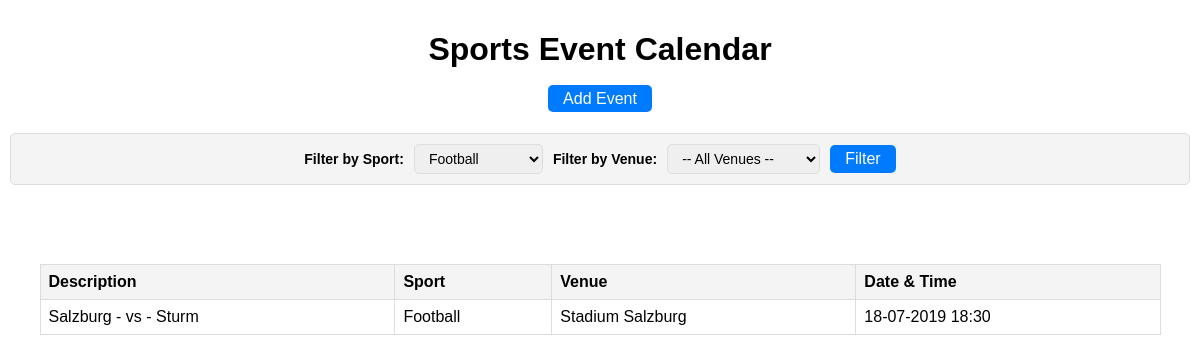
/index.php?sport=Football, run on the app's committed database.
### tables this page shows
CREATE TABLE `Events` (
  `id` int(11) NOT NULL,
  `sport_id` int(11) NOT NULL,
  `description` text DEFAULT NULL,
  `venue_id` int(11) DEFAULT NULL,
  `date_time` datetime NOT NULL
);

CREATE TABLE `Sports` (
  `id` int(11) NOT NULL,
  `name` varchar(255) NOT NULL
);

CREATE TABLE `Venues` (
  `id` int(11) NOT NULL,
  `name` varchar(255) NOT NULL,
  `address` varchar(255) DEFAULT NULL
);

### functions.php (called while the page is built, shortened)
<?php
function getAllSports($pdo)
{
    $query = "SELECT id, name FROM Sports ORDER BY name ASC";
    $stmt = $pdo->query($query);
    return $stmt->fetchAll(PDO::FETCH_ASSOC);
}

### index.php (the view, shortened to what this page needs)
<?php
require 'functions.php';
$sports = getAllSports($pdo);
$sport_name = isset($_GET['sport']) ? $_GET['sport'] : '';
$venue_id = isset($_GET['venue']) ? $_GET['venue'] : '';
$events = getFilteredEvents($pdo, $sport_name, $venue_id);
function getFilteredEvents($pdo, $sport_name, $venue_id)
{
    $query = "
    SELECT
        e.id AS event_id,
        e.description,
        e.date_time,
        s.name AS sport_name,
        v.name AS venue_name
    FROM Events e
    JOIN Sports s ON e.sport_id = s.id
    LEFT JOIN Venues v ON e.venue_id = v.id
    WHERE (:sport_name = '' OR s.name = :sport_name)
    AND (:venue_id = '' OR v.id = :venue_id)
    ORDER BY e.date_time ASC";
    $stmt = $pdo->prepare($query);
    $stmt->execute([
        ':sport_name' => $sport_name,
        ':venue_id' => $venue_id,
    ]);
    return $stmt->fetchAll(PDO::FETCH_ASSOC);
}
?>
<!DOCTYPE html>
<html lang="en">
<head>
</head>
<body>
    <h1>Sports Event Calendar</h1>
    <nav>
        <a href="add_event.php">Add Event</a>
    </nav>
    <form method="GET" action="index.php">
        <label for="sport">Filter by Sport:</label>
        <select id="sport" name="sport">
            <?php foreach ($sports as $sport): ?>
                <option value="<?= htmlspecialchars($sport['name']) ?>" <?= $sport['name'] === $sport_name ? 'selected' : '' ?>>
                    <?= htmlspecialchars($sport['name']) ?>
                </option>
            <?php endforeach; ?>
        </select>
        <label for="venue">Filter by Venue:</label>
        <select id="venue" name="venue">
            <option value="">-- All Venues --</option>
        </select>
        <button type="submit">Filter</button>
    </form>
    <div id="table">
        <table>
            <thead>
                <tr>
                    <th>Description</th>
                    <th>Sport</th>
                    <th>Venue</th>
                    <th>Date & Time</th>
                </tr>
            </thead>
            <tbody>
                <?php if (!empty($events)): ?>
                    <?php foreach ($events as $event): ?>
                        <tr>
                            <td><?= htmlspecialchars($event['description']) ?></td>
                            <td><?= htmlspecialchars($event['sport_name']) ?></td>
                            <td><?= htmlspecialchars($event['venue_name']) ?></td>
                            <td><?= htmlspecialchars((new DateTime($event['date_time']))->format('d-m-Y H:i')) ?></td>
                        </tr>
                    <?php endforeach; ?>
                <?php else: ?>
                    <tr>
                        <td colspan="4" style="text-align:center;">No events available at the moment.</td>
                    </tr>
                <?php endif; ?>
            </tbody>
        </table>
    </div>
</body>
</html>

### index.php (style rules this page uses)
body { font-family: Arial, sans-serif; max-width: 1200px; margin: 0 auto; padding: 10px; }
h1 { text-align: center; }
form { display: flex; justify-content: center; align-items: center; margin: 20px 0; gap: 10px; padding: 10px; background-color: #f4f4f4; border: 1px solid #ddd; border-radius: 5px; }
label { font-size: 14px; font-weight: bold; }
select { padding: 5px 10px; font-size: 14px; border: 1px solid #ddd; border-radius: 5px; }
button { padding: 5px 15px; font-size: 16px; color: #fff; background-color: #007bff; border: none; border-radius: 5px; cursor: pointer; transition: background-color 0.3s; }
#table { display: flex; justify-content: center; }
table { width: 95%; border-collapse: collapse; margin-top: 5%; }
th, td { border: 1px solid #ddd; padding: 8px; text-align: left; }
th { background-color: #f4f4f4; }
nav { text-align: center; margin-bottom: 25px; }
nav a { text-decoration: none; border-radius: 5px; margin: 0 10px; padding: 5px 15px; font-size: 16px; color: #fff; background-color: #007bff; }

### data on the page
events: description "Salzburg - vs - Sturm", sport.name "Football", venue.name "Stadium Salzburg", date_time "18-07-2019 18:30"

### other printed values
form field sport "Football"
